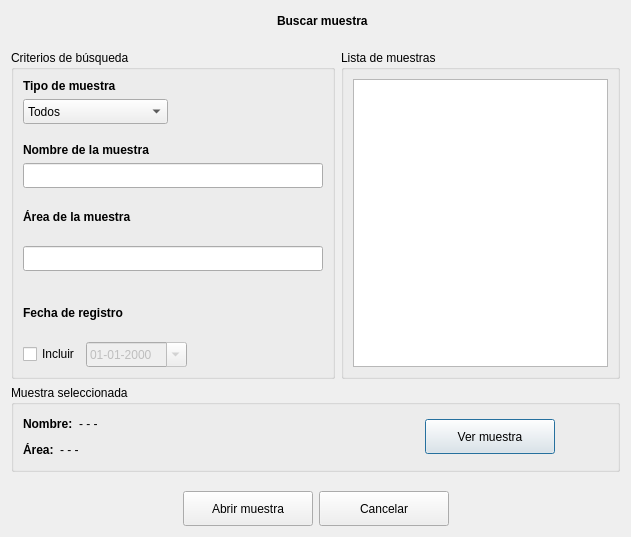
<?xml version="1.0" encoding="UTF-8"?>
<ui version="4.0">
 <class>dlgBuscarMuestra</class>
 <widget class="QDialog" name="dlgBuscarMuestra">
  <property name="geometry">
   <rect>
    <x>0</x>
    <y>0</y>
    <width>631</width>
    <height>537</height>
   </rect>
  </property>
  <property name="windowTitle">
   <string>Buscar muestra</string>
  </property>
  <property name="windowIcon">
   <iconset resource="recursos.qrc">
    <normaloff>:/img/logo_icono_nuevo.ico</normaloff>:/img/logo_icono_nuevo.ico</iconset>
  </property>
  <layout class="QGridLayout" name="gridLayout_4">
   <item row="0" column="0">
    <layout class="QVBoxLayout" name="verticalLayout_10">
     <item>
      <layout class="QVBoxLayout" name="verticalLayout_9">
       <item>
        <layout class="QHBoxLayout" name="horizontalLayout_10">
         <item>
          <spacer name="horizontalSpacer_4">
           <property name="orientation">
            <enum>Qt::Horizontal</enum>
           </property>
           <property name="sizeHint" stdset="0">
            <size>
             <width>40</width>
             <height>20</height>
            </size>
           </property>
          </spacer>
         </item>
         <item>
          <widget class="QLabel" name="etqLogo">
           <property name="maximumSize">
            <size>
             <width>50</width>
             <height>50</height>
            </size>
           </property>
           <property name="text">
            <string/>
           </property>
           <property name="pixmap">
            <pixmap resource="recursos.qrc">:/img/buscar_muestra.png</pixmap>
           </property>
           <property name="scaledContents">
            <bool>true</bool>
           </property>
          </widget>
         </item>
         <item>
          <widget class="QLabel" name="etqBuscarM">
           <property name="font">
            <font>
             <weight>75</weight>
             <bold>true</bold>
            </font>
           </property>
           <property name="text">
            <string>Buscar muestra</string>
           </property>
          </widget>
         </item>
         <item>
          <spacer name="horizontalSpacer_5">
           <property name="orientation">
            <enum>Qt::Horizontal</enum>
           </property>
           <property name="sizeHint" stdset="0">
            <size>
             <width>40</width>
             <height>20</height>
            </size>
           </property>
          </spacer>
         </item>
        </layout>
       </item>
       <item>
        <spacer name="verticalSpacer_5">
         <property name="orientation">
          <enum>Qt::Vertical</enum>
         </property>
         <property name="sizeType">
          <enum>QSizePolicy::Fixed</enum>
         </property>
         <property name="sizeHint" stdset="0">
          <size>
           <width>20</width>
           <height>13</height>
          </size>
         </property>
        </spacer>
       </item>
       <item>
        <layout class="QHBoxLayout" name="horizontalLayout_14">
         <item>
          <widget class="QGroupBox" name="groupBox">
           <property name="title">
            <string>Criterios de búsqueda</string>
           </property>
           <layout class="QGridLayout" name="gridLayout">
            <item row="0" column="0">
             <layout class="QVBoxLayout" name="verticalLayout_8">
              <item>
               <layout class="QVBoxLayout" name="verticalLayout_2">
                <item>
                 <layout class="QHBoxLayout" name="horizontalLayout_11">
                  <item>
                   <layout class="QVBoxLayout" name="verticalLayout_6">
                    <item>
                     <widget class="QLabel" name="etqTituloTipo">
                      <property name="text">
                       <string>&lt;html&gt;&lt;head/&gt;&lt;body&gt;&lt;p&gt;&lt;span style=&quot; font-weight:600;&quot;&gt;Tipo de muestra&lt;/span&gt;&lt;/p&gt;&lt;/body&gt;&lt;/html&gt;</string>
                      </property>
                     </widget>
                    </item>
                    <item>
                     <widget class="QComboBox" name="cBoxTipo">
                      <property name="enabled">
                       <bool>true</bool>
                      </property>
                      <property name="minimumSize">
                       <size>
                        <width>145</width>
                        <height>25</height>
                       </size>
                      </property>
                      <property name="maximumSize">
                       <size>
                        <width>16777215</width>
                        <height>25</height>
                       </size>
                      </property>
                      <item>
                       <property name="text">
                        <string>Todos</string>
                       </property>
                      </item>
                      <item>
                       <property name="text">
                        <string>Fototipo</string>
                       </property>
                      </item>
                      <item>
                       <property name="text">
                        <string>Lesión</string>
                       </property>
                      </item>
                     </widget>
                    </item>
                   </layout>
                  </item>
                  <item>
                   <spacer name="horizontalSpacer_9">
                    <property name="orientation">
                     <enum>Qt::Horizontal</enum>
                    </property>
                    <property name="sizeHint" stdset="0">
                     <size>
                      <width>40</width>
                      <height>20</height>
                     </size>
                    </property>
                   </spacer>
                  </item>
                 </layout>
                </item>
                <item>
                 <spacer name="verticalSpacer_10">
                  <property name="orientation">
                   <enum>Qt::Vertical</enum>
                  </property>
                  <property name="sizeType">
                   <enum>QSizePolicy::Fixed</enum>
                  </property>
                  <property name="sizeHint" stdset="0">
                   <size>
                    <width>20</width>
                    <height>13</height>
                   </size>
                  </property>
                 </spacer>
                </item>
                <item>
                 <widget class="QLabel" name="etqNombre">
                  <property name="text">
                   <string>&lt;html&gt;&lt;head/&gt;&lt;body&gt;&lt;p&gt;&lt;span style=&quot; font-weight:600;&quot;&gt;Nombre de la muestra&lt;/span&gt;&lt;/p&gt;&lt;/body&gt;&lt;/html&gt;</string>
                  </property>
                 </widget>
                </item>
                <item>
                 <widget class="QLineEdit" name="lineaNombre">
                  <property name="minimumSize">
                   <size>
                    <width>300</width>
                    <height>25</height>
                   </size>
                  </property>
                  <property name="maximumSize">
                   <size>
                    <width>16777215</width>
                    <height>25</height>
                   </size>
                  </property>
                  <property name="inputMethodHints">
                   <set>Qt::ImhLatinOnly|Qt::ImhPreferLatin|Qt::ImhPreferUppercase|Qt::ImhUppercaseOnly</set>
                  </property>
                  <property name="maxLength">
                   <number>40</number>
                  </property>
                 </widget>
                </item>
               </layout>
              </item>
              <item>
               <layout class="QVBoxLayout" name="verticalLayout_3">
                <item>
                 <widget class="QLabel" name="etqArea">
                  <property name="text">
                   <string>&lt;html&gt;&lt;head/&gt;&lt;body&gt;&lt;p&gt;&lt;span style=&quot; font-weight:600;&quot;&gt;Área de la muestra&lt;/span&gt;&lt;/p&gt;&lt;/body&gt;&lt;/html&gt;</string>
                  </property>
                 </widget>
                </item>
                <item>
                 <widget class="QLineEdit" name="lineaArea">
                  <property name="minimumSize">
                   <size>
                    <width>300</width>
                    <height>25</height>
                   </size>
                  </property>
                  <property name="maximumSize">
                   <size>
                    <width>16777215</width>
                    <height>25</height>
                   </size>
                  </property>
                  <property name="inputMethodHints">
                   <set>Qt::ImhLatinOnly|Qt::ImhPreferLatin|Qt::ImhPreferUppercase|Qt::ImhUppercaseOnly</set>
                  </property>
                  <property name="maxLength">
                   <number>40</number>
                  </property>
                 </widget>
                </item>
               </layout>
              </item>
              <item>
               <spacer name="verticalSpacer_13">
                <property name="orientation">
                 <enum>Qt::Vertical</enum>
                </property>
                <property name="sizeType">
                 <enum>QSizePolicy::Fixed</enum>
                </property>
                <property name="sizeHint" stdset="0">
                 <size>
                  <width>20</width>
                  <height>13</height>
                 </size>
                </property>
               </spacer>
              </item>
              <item>
               <layout class="QHBoxLayout" name="horizontalLayout_13">
                <item>
                 <layout class="QVBoxLayout" name="verticalLayout_5">
                  <item>
                   <widget class="QLabel" name="etqFechaReg">
                    <property name="text">
                     <string>&lt;html&gt;&lt;head/&gt;&lt;body&gt;&lt;p&gt;&lt;span style=&quot; font-weight:600;&quot;&gt;Fecha de registro&lt;/span&gt;&lt;/p&gt;&lt;/body&gt;&lt;/html&gt;</string>
                    </property>
                   </widget>
                  </item>
                  <item>
                   <layout class="QHBoxLayout" name="horizontalLayout_12">
                    <item>
                     <widget class="QCheckBox" name="checkBoxIFechaM">
                      <property name="text">
                       <string>Incluir</string>
                      </property>
                     </widget>
                    </item>
                    <item>
                     <widget class="QDateEdit" name="editFechaM">
                      <property name="enabled">
                       <bool>false</bool>
                      </property>
                      <property name="minimumSize">
                       <size>
                        <width>101</width>
                        <height>25</height>
                       </size>
                      </property>
                      <property name="maximumSize">
                       <size>
                        <width>16777215</width>
                        <height>25</height>
                       </size>
                      </property>
                      <property name="displayFormat">
                       <string>dd-MM-yyyy</string>
                      </property>
                      <property name="calendarPopup">
                       <bool>true</bool>
                      </property>
                     </widget>
                    </item>
                   </layout>
                  </item>
                 </layout>
                </item>
                <item>
                 <spacer name="horizontalSpacer_11">
                  <property name="orientation">
                   <enum>Qt::Horizontal</enum>
                  </property>
                  <property name="sizeHint" stdset="0">
                   <size>
                    <width>40</width>
                    <height>20</height>
                   </size>
                  </property>
                 </spacer>
                </item>
               </layout>
              </item>
             </layout>
            </item>
           </layout>
          </widget>
         </item>
         <item>
          <widget class="QGroupBox" name="groupBox_2">
           <property name="title">
            <string>Lista de muestras</string>
           </property>
           <layout class="QGridLayout" name="gridLayout_2">
            <item row="0" column="0">
             <widget class="QListView" name="listView">
              <property name="sizePolicy">
               <sizepolicy hsizetype="Expanding" vsizetype="Expanding">
                <horstretch>0</horstretch>
                <verstretch>0</verstretch>
               </sizepolicy>
              </property>
              <property name="minimumSize">
               <size>
                <width>200</width>
                <height>0</height>
               </size>
              </property>
              <property name="frameShadow">
               <enum>QFrame::Sunken</enum>
              </property>
              <property name="sizeAdjustPolicy">
               <enum>QAbstractScrollArea::AdjustToContents</enum>
              </property>
              <property name="editTriggers">
               <set>QAbstractItemView::NoEditTriggers</set>
              </property>
              <property name="resizeMode">
               <enum>QListView::Adjust</enum>
              </property>
              <property name="viewMode">
               <enum>QListView::ListMode</enum>
              </property>
             </widget>
            </item>
           </layout>
          </widget>
         </item>
        </layout>
       </item>
       <item>
        <widget class="QGroupBox" name="groupBox_3">
         <property name="title">
          <string>Muestra seleccionada</string>
         </property>
         <layout class="QGridLayout" name="gridLayout_3">
          <item row="0" column="0">
           <layout class="QHBoxLayout" name="horizontalLayout_9">
            <item>
             <layout class="QVBoxLayout" name="verticalLayout_7">
              <item>
               <layout class="QHBoxLayout" name="horizontalLayout_6">
                <item>
                 <widget class="QLabel" name="etqTituloNombre">
                  <property name="font">
                   <font>
                    <weight>75</weight>
                    <bold>true</bold>
                   </font>
                  </property>
                  <property name="text">
                   <string>&lt;html&gt;&lt;head/&gt;&lt;body&gt;&lt;p&gt;Nombre:&lt;/p&gt;&lt;/body&gt;&lt;/html&gt;</string>
                  </property>
                 </widget>
                </item>
                <item>
                 <widget class="QLabel" name="etqNombre_2">
                  <property name="minimumSize">
                   <size>
                    <width>300</width>
                    <height>20</height>
                   </size>
                  </property>
                  <property name="maximumSize">
                   <size>
                    <width>251</width>
                    <height>20</height>
                   </size>
                  </property>
                  <property name="font">
                   <font>
                    <weight>50</weight>
                    <bold>false</bold>
                   </font>
                  </property>
                  <property name="text">
                   <string>&lt;html&gt;&lt;head/&gt;&lt;body&gt;&lt;p&gt;- - -&lt;/p&gt;&lt;/body&gt;&lt;/html&gt;</string>
                  </property>
                 </widget>
                </item>
                <item>
                 <spacer name="horizontalSpacer_7">
                  <property name="orientation">
                   <enum>Qt::Horizontal</enum>
                  </property>
                  <property name="sizeHint" stdset="0">
                   <size>
                    <width>40</width>
                    <height>20</height>
                   </size>
                  </property>
                 </spacer>
                </item>
               </layout>
              </item>
              <item>
               <layout class="QHBoxLayout" name="horizontalLayout_7">
                <item>
                 <widget class="QLabel" name="etqTituloArea">
                  <property name="font">
                   <font>
                    <weight>75</weight>
                    <bold>true</bold>
                   </font>
                  </property>
                  <property name="text">
                   <string>&lt;html&gt;&lt;head/&gt;&lt;body&gt;&lt;p&gt;Área:&lt;/p&gt;&lt;/body&gt;&lt;/html&gt;</string>
                  </property>
                 </widget>
                </item>
                <item>
                 <widget class="QLabel" name="etqArea_2">
                  <property name="minimumSize">
                   <size>
                    <width>300</width>
                    <height>20</height>
                   </size>
                  </property>
                  <property name="maximumSize">
                   <size>
                    <width>251</width>
                    <height>20</height>
                   </size>
                  </property>
                  <property name="font">
                   <font>
                    <weight>50</weight>
                    <bold>false</bold>
                   </font>
                  </property>
                  <property name="text">
                   <string>&lt;html&gt;&lt;head/&gt;&lt;body&gt;&lt;p&gt;- - -&lt;/p&gt;&lt;/body&gt;&lt;/html&gt;</string>
                  </property>
                 </widget>
                </item>
                <item>
                 <spacer name="horizontalSpacer_8">
                  <property name="orientation">
                   <enum>Qt::Horizontal</enum>
                  </property>
                  <property name="sizeHint" stdset="0">
                   <size>
                    <width>40</width>
                    <height>20</height>
                   </size>
                  </property>
                 </spacer>
                </item>
               </layout>
              </item>
             </layout>
            </item>
            <item>
             <layout class="QHBoxLayout" name="horizontalLayout_8">
              <item>
               <widget class="QPushButton" name="btnVer">
                <property name="minimumSize">
                 <size>
                  <width>130</width>
                  <height>35</height>
                 </size>
                </property>
                <property name="maximumSize">
                 <size>
                  <width>130</width>
                  <height>35</height>
                 </size>
                </property>
                <property name="text">
                 <string>Ver muestra</string>
                </property>
                <property name="icon">
                 <iconset resource="recursos.qrc">
                  <normaloff>:/img/fototipo_3.png</normaloff>:/img/fototipo_3.png</iconset>
                </property>
                <property name="iconSize">
                 <size>
                  <width>25</width>
                  <height>20</height>
                 </size>
                </property>
               </widget>
              </item>
              <item>
               <spacer name="horizontalSpacer_10">
                <property name="orientation">
                 <enum>Qt::Horizontal</enum>
                </property>
                <property name="sizeHint" stdset="0">
                 <size>
                  <width>40</width>
                  <height>20</height>
                 </size>
                </property>
               </spacer>
              </item>
             </layout>
            </item>
           </layout>
          </item>
         </layout>
        </widget>
       </item>
      </layout>
     </item>
     <item>
      <spacer name="verticalSpacer">
       <property name="orientation">
        <enum>Qt::Vertical</enum>
       </property>
       <property name="sizeType">
        <enum>QSizePolicy::Fixed</enum>
       </property>
       <property name="sizeHint" stdset="0">
        <size>
         <width>58</width>
         <height>13</height>
        </size>
       </property>
      </spacer>
     </item>
     <item>
      <layout class="QHBoxLayout" name="horizontalLayout">
       <item>
        <spacer name="horizontalSpacer_6">
         <property name="orientation">
          <enum>Qt::Horizontal</enum>
         </property>
         <property name="sizeHint" stdset="0">
          <size>
           <width>40</width>
           <height>20</height>
          </size>
         </property>
        </spacer>
       </item>
       <item>
        <widget class="QPushButton" name="btnAbrir">
         <property name="minimumSize">
          <size>
           <width>130</width>
           <height>35</height>
          </size>
         </property>
         <property name="maximumSize">
          <size>
           <width>130</width>
           <height>35</height>
          </size>
         </property>
         <property name="text">
          <string>Abrir muestra</string>
         </property>
         <property name="iconSize">
          <size>
           <width>25</width>
           <height>20</height>
          </size>
         </property>
        </widget>
       </item>
       <item>
        <widget class="QPushButton" name="btnCancelar">
         <property name="minimumSize">
          <size>
           <width>130</width>
           <height>35</height>
          </size>
         </property>
         <property name="maximumSize">
          <size>
           <width>130</width>
           <height>35</height>
          </size>
         </property>
         <property name="text">
          <string>Cancelar</string>
         </property>
         <property name="iconSize">
          <size>
           <width>25</width>
           <height>20</height>
          </size>
         </property>
        </widget>
       </item>
       <item>
        <spacer name="horizontalSpacer_3">
         <property name="orientation">
          <enum>Qt::Horizontal</enum>
         </property>
         <property name="sizeHint" stdset="0">
          <size>
           <width>40</width>
           <height>20</height>
          </size>
         </property>
        </spacer>
       </item>
      </layout>
     </item>
    </layout>
   </item>
  </layout>
 </widget>
 <resources>
  <include location="recursos.qrc"/>
 </resources>
 <connections/>
</ui>
